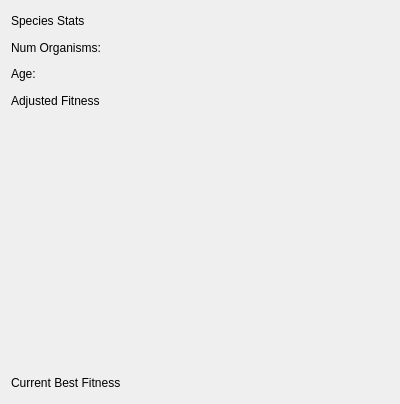
<?xml version="1.0" encoding="UTF-8"?>
<ui version="4.0">
 <class>Form</class>
 <widget class="QWidget" name="Form">
  <property name="geometry">
   <rect>
    <x>0</x>
    <y>0</y>
    <width>400</width>
    <height>404</height>
   </rect>
  </property>
  <property name="windowTitle">
   <string>Form</string>
  </property>
  <layout class="QGridLayout" name="gridLayout">
   <item row="1" column="1">
    <widget class="QLabel" name="num_organisms">
     <property name="text">
      <string/>
     </property>
    </widget>
   </item>
   <item row="1" column="0">
    <widget class="QLabel" name="label_2">
     <property name="text">
      <string>Num Organisms:</string>
     </property>
    </widget>
   </item>
   <item row="4" column="1">
    <widget class="QLabel" name="best_historical_fitness">
     <property name="text">
      <string/>
     </property>
    </widget>
   </item>
   <item row="0" column="0">
    <widget class="QLabel" name="label">
     <property name="text">
      <string>Species Stats</string>
     </property>
    </widget>
   </item>
   <item row="5" column="0">
    <widget class="QLabel" name="label_5">
     <property name="text">
      <string>Current Best Fitness</string>
     </property>
    </widget>
   </item>
   <item row="5" column="1">
    <widget class="QLabel" name="best_fitness">
     <property name="text">
      <string/>
     </property>
    </widget>
   </item>
   <item row="2" column="0">
    <widget class="QLabel" name="label_4">
     <property name="text">
      <string>Age:</string>
     </property>
    </widget>
   </item>
   <item row="2" column="1">
    <widget class="QLabel" name="age">
     <property name="text">
      <string/>
     </property>
    </widget>
   </item>
   <item row="3" column="0">
    <widget class="QLabel" name="label_6">
     <property name="text">
      <string>Adjusted Fitness</string>
     </property>
    </widget>
   </item>
   <item row="3" column="1">
    <widget class="QLabel" name="adj_fitness">
     <property name="text">
      <string/>
     </property>
    </widget>
   </item>
   <item row="4" column="0" colspan="2">
    <widget class="MatplotlibCanvas" name="matplotlibCanvas">
     <property name="minimumSize">
      <size>
       <width>0</width>
       <height>250</height>
      </size>
     </property>
     <property name="toolTip">
      <string>Python console</string>
     </property>
     <property name="whatsThis">
      <string/>
     </property>
    </widget>
   </item>
  </layout>
 </widget>
 <customwidgets>
  <customwidget>
   <class>MatplotlibCanvas</class>
   <extends>QWidget</extends>
   <header>pygui.custom_widgets.matplotlib_canvas</header>
  </customwidget>
 </customwidgets>
 <resources/>
 <connections/>
</ui>
